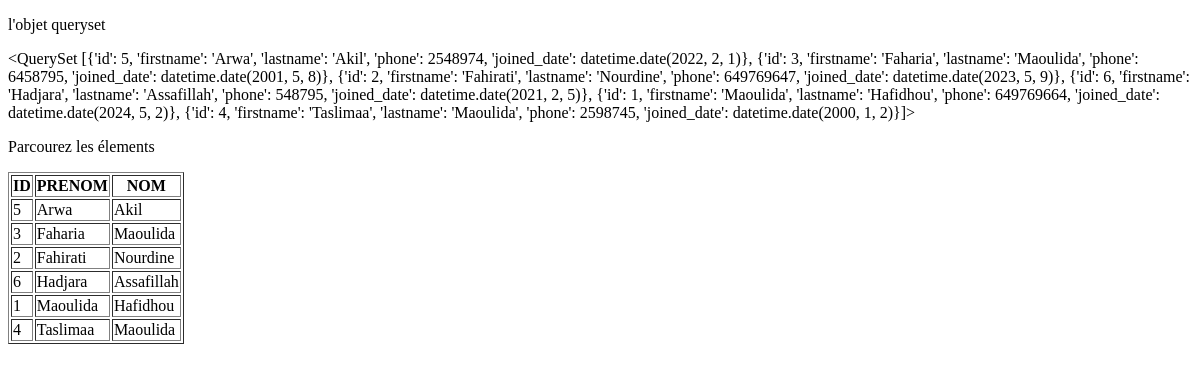
Before: /Montest/ with the older database file.
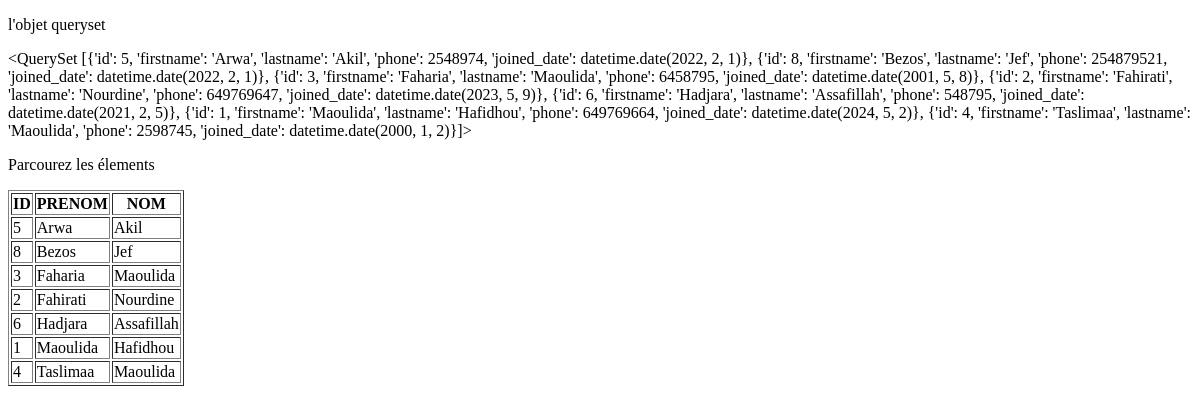
After: the same page with the newer database file.
### members/models.py (models this page shows, shortened)
class Members(models.Model):
    firstname = models.CharField(max_length=255)
    lastname = models.CharField(max_length=255)
    phone= models.IntegerField(null=True)
    joined_date = models.DateField(null=True)

### members/views.py (the view)
# urls.py: path('Montest/', views.Montest, name ='Montest'), #le chemin du viue de la page test.html
def Montest(request):
  mydata = Members.objects.all().order_by('firstname').values() # Croissant
  template = loader.get_template("Test.html")
  context = {
    'mymembers' : mydata,
  }
  return HttpResponse(template.render(context, request))

### members/templates/Test.html (shortened to what this page needs)
<!DOCTYPE html>
<html lang="fr">
<head>
</head>
<body>
    <p>l'objet queryset</p>
    {{ mymembers}}
    <p>Parcourez les élements</p>
    <table border="1">
        <tr>
            <th>ID</th>
            <th>PRENOM</th>
            <th>NOM</th>
        </tr>
        {% for x in mymembers %}
        <tr>
            <td>{{x.id}}</td>
            <td>{{x.firstname}}</td>
            <td>{{x.lastname}}</td>
        </tr>
        {% endfor %}
    </table>
</body>
</html>

Changed rows visible on the page:
added Members: id "8", firstname "Bezos", lastname "Jef"
Other visible differences:
{{ mymembers }}: "…datetime.date(2022, 2, 1)}, {'id': 3, 'firstname': 'Faharia', 'lastname':…" → "…datetime.date(2022, 2, 1)}, {'id': 8, 'firstname': 'Bezos', 'lastname': 'Jef', 'phone': 254879521, 'joined_date': datetime.date(2022, 2, 1)}, {'id': 3, 'firstname': 'Faharia', 'lastname':…"
